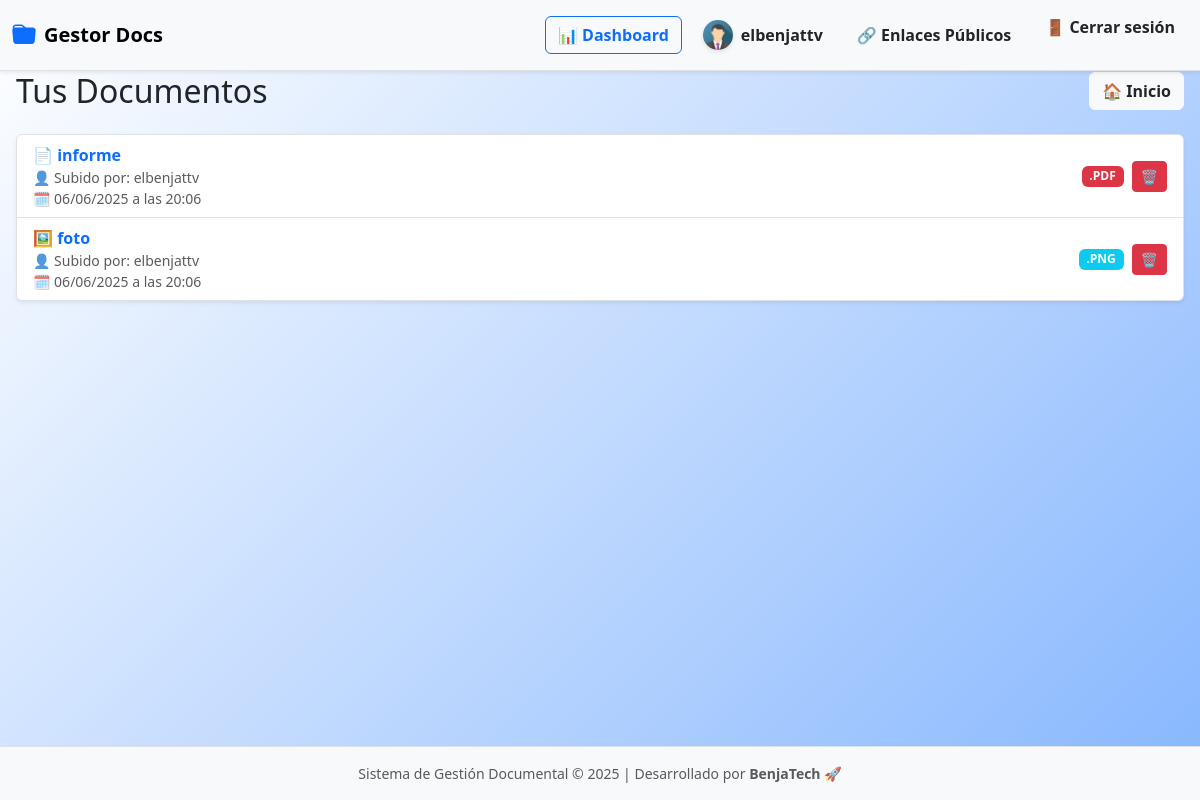
The page /documentos/lista/ (signed in) on the database as committed earlier.
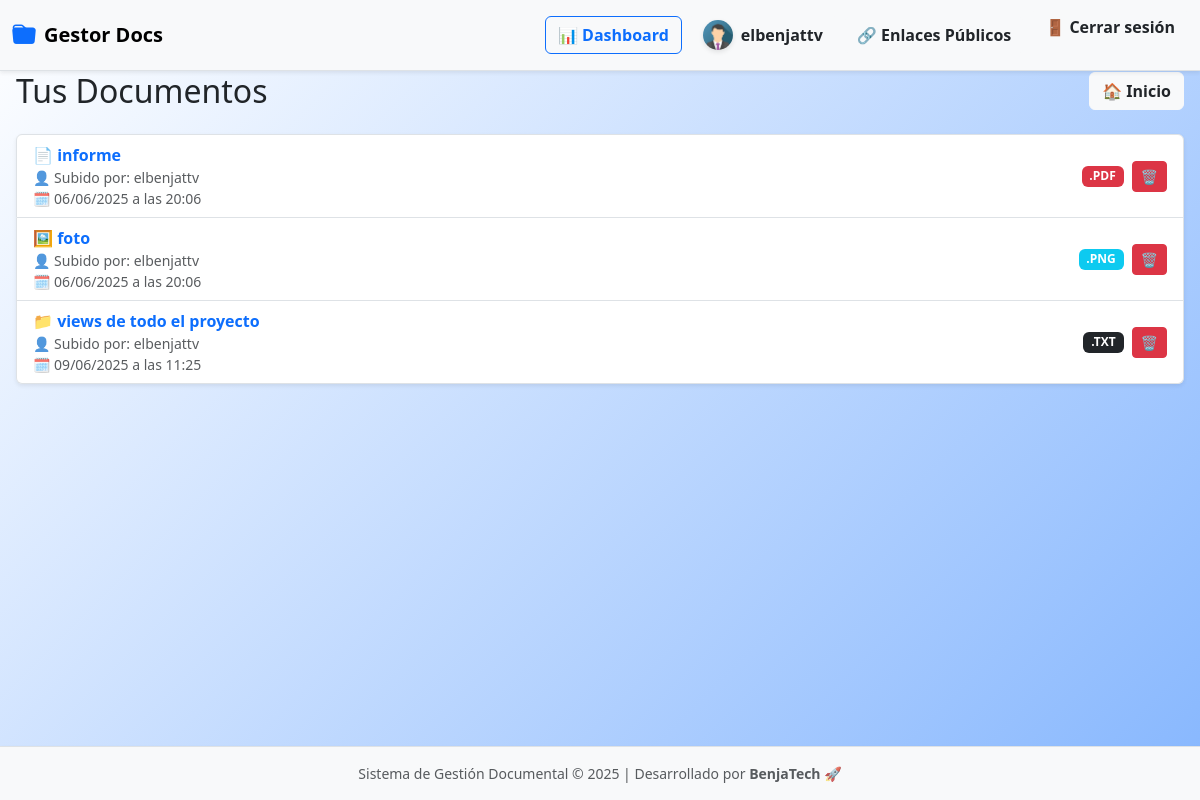
The same page on the database as committed later.
### documentos/models.py (models this page shows, shortened)
class Documento(models.Model):
    nombre = models.CharField(max_length=200)
    archivo = models.FileField(upload_to='documentos/')
    etiquetas = models.CharField(max_length=100, blank=True)
    fecha_subida = models.DateTimeField(auto_now_add=True)
    usuario = models.ForeignKey(User, on_delete=models.CASCADE)
    enlace_publico = models.UUIDField(default=uuid.uuid4, unique=True, editable=False, null=True, blank=True)
    expiracion_enlace = models.DateTimeField(blank=True, null=True)
    fecha_expiracion = models.DateTimeField(null=True, blank=True)
    activo = models.BooleanField(default=True)
    size = models.PositiveIntegerField(blank=True, null=True)  # tamaño en KB
    is_shared = models.BooleanField(default=False)             # si el documento fue compartido

### documentos/views.py (the view)
# urls.py: path('lista/', views.listar_documentos, name='lista'),
@login_required
def listar_documentos(request):
    documentos = Documento.objects.all() if request.user.is_superuser else Documento.objects.filter(usuario=request.user)
    for doc in documentos:
        doc.etiquetas_lista = [e.strip() for e in doc.etiquetas.split(',')] if doc.etiquetas else []
    return render(request, 'documentos/lista.html', {'documentos': documentos})

### documentos/templates/documentos/lista.html (shortened to what this page needs)
{% extends 'documentos/base.html' %}
{% load etiquetas_tags %}
{% block body_class %}dashboard-personal{% endblock %}
{% block content %}
<div class="header d-flex justify-content-between align-items-center flex-wrap gap-3 mb-4">
  <h2 class="mb-0">Tus Documentos </h2>
  <a href="{% url 'documentos:home' %}" class="btn btn-light text-dark fw-semibold d-flex align-items-center justify-content-center">🏠 Inicio</a>
</div>
{% if documentos %}
  <ul class="list-group shadow-sm">
    {% for doc in documentos %}
      <li id="doc-{{ doc.id }}" class="list-group-item d-flex justify-content-between align-items-center flex-wrap gap-3">
        <div class="flex-grow-1">
          {% with ext=doc.archivo.name|slice:"-4:"|lower %}
            {% if ext == ".pdf" %}
              📄
            {% elif ext == ".doc" or ext == "docx" %}
              📝
            {% elif ext == ".xls" or ext == "xlsx" %}
              📊
            {% elif ext == ".png" or ext == ".jpg" %}
              🖼️
            {% else %}
              📁
            {% endif %}
          {% endwith %}
          <a href="{% url 'documentos:previsualizar' doc.id %}" class="fw-semibold text-decoration-none text-primary">
            {{ doc.nombre }}
          </a>
          <br>
          <small class="text-muted">👤 Subido por: {{ doc.usuario.username }}</small><br>
          <small class="text-muted">🗓️ {{ doc.fecha_subida|date:"d/m/Y" }} a las {{ doc.fecha_subida|date:"H:i" }}</small>
        </div>
        <div class="d-flex align-items-center gap-2">
          {% with ext=doc.archivo.name|slice:"-4:"|upper %}
            {% if ext == ".PDF" %}
              <span class="badge bg-danger">{{ ext }}</span>
            {% elif ext == ".JPG" or ext == ".PNG" %}
              <span class="badge bg-info">{{ ext }}</span>
            {% elif ext == ".DOC" or ext == "XLSX" %}
              <span class="badge bg-warning text-dark">{{ ext }}</span>
            {% else %}
              <span class="badge bg-dark">{{ ext }}</span>
            {% endif %}
          {% endwith %}
          <button class="btn btn-sm btn-danger"
                  data-bs-toggle="modal"
                  data-bs-target="#confirmDeleteModal"
                  onclick="prepareDelete({{ doc.id }}, '{{ doc.nombre|escapejs }}')"
                  title="Eliminar documento">
            🗑️
          </button>
        </div>
      </li>
    {% endfor %}
  </ul>
{% endif %}
<div class="toast-container position-fixed bottom-0 end-0 p-3">
</div>
{% endblock %}

Rows that differ between the two databases and show on the page:
added Documento: nombre "views de todo el proyecto", usuario.username "elbenjattv", fecha_subida "09/06/2025", fecha_subida "11:25", archivo ".TXT"
